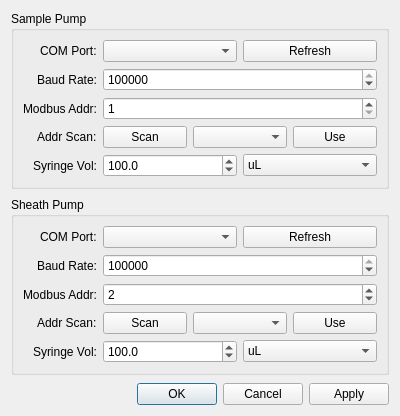
<?xml version="1.0" encoding="UTF-8"?>
<ui version="4.0">
 <class>SyringePumpSettingsDialog</class>
 <widget class="QDialog" name="SyringePumpSettingsDialog">
  <property name="geometry">
   <rect>
    <x>0</x>
    <y>0</y>
    <width>400</width>
    <height>320</height>
   </rect>
  </property>
  <property name="windowTitle">
   <string>Syringe Pump Settings</string>
  </property>
  <layout class="QVBoxLayout" name="mainLayout">
   <property name="spacing"><number>8</number></property>

   <!-- ===== Sample Pump ===== -->
   <item>
    <widget class="QGroupBox" name="sampleGroup">
     <property name="title"><string>Sample Pump</string></property>
     <layout class="QFormLayout" name="sampleForm">
      <property name="labelAlignment">
       <set>Qt::AlignRight|Qt::AlignTrailing|Qt::AlignVCenter</set>
      </property>
      <item row="0" column="0">
       <widget class="QLabel"><property name="text"><string>COM Port:</string></property></widget>
      </item>
      <item row="0" column="1">
       <layout class="QHBoxLayout">
        <item>
         <widget class="QComboBox" name="sampleComPortCombo">
          <property name="minimumContentsLength"><number>6</number></property>
         </widget>
        </item>
        <item>
         <widget class="QPushButton" name="sampleRefreshBtn">
          <property name="text"><string>Refresh</string></property>
         </widget>
        </item>
       </layout>
      </item>
      <item row="1" column="0">
       <widget class="QLabel"><property name="text"><string>Baud Rate:</string></property></widget>
      </item>
      <item row="1" column="1">
       <widget class="QSpinBox" name="sampleBaudRateSpinBox">
        <property name="minimum"><number>1200</number></property>
        <property name="maximum"><number>921600</number></property>
        <property name="value"><number>115200</number></property>
        <property name="singleStep"><number>1200</number></property>
       </widget>
      </item>
      <item row="2" column="0">
       <widget class="QLabel"><property name="text"><string>Modbus Addr:</string></property></widget>
      </item>
      <item row="2" column="1">
       <widget class="QSpinBox" name="sampleAddressSpinBox">
        <property name="minimum"><number>1</number></property>
        <property name="maximum"><number>247</number></property>
        <property name="value"><number>1</number></property>
       </widget>
      </item>
      <item row="3" column="0">
       <widget class="QLabel"><property name="text"><string>Addr Scan:</string></property></widget>
      </item>
      <item row="3" column="1">
       <layout class="QHBoxLayout">
        <item>
         <widget class="QPushButton" name="sampleScanAddrBtn">
          <property name="text"><string>Scan</string></property>
         </widget>
        </item>
        <item>
         <widget class="QComboBox" name="sampleScanResultCombo">
          <property name="minimumContentsLength"><number>8</number></property>
         </widget>
        </item>
        <item>
         <widget class="QPushButton" name="sampleApplyScanAddrBtn">
          <property name="text"><string>Use</string></property>
         </widget>
        </item>
       </layout>
      </item>
      <item row="4" column="0">
       <widget class="QLabel"><property name="text"><string>Syringe Vol:</string></property></widget>
      </item>
      <item row="4" column="1">
       <layout class="QHBoxLayout">
        <item>
         <widget class="QDoubleSpinBox" name="sampleSyringeVolSpinBox">
          <property name="minimum"><double>0.1</double></property>
          <property name="maximum"><double>9999</double></property>
          <property name="decimals"><number>1</number></property>
          <property name="value"><double>100</double></property>
         </widget>
        </item>
        <item>
         <widget class="QComboBox" name="sampleSyringeUnitCombo">
          <item><property name="text"><string>uL</string></property></item>
          <item><property name="text"><string>mL</string></property></item>
         </widget>
        </item>
       </layout>
      </item>
     </layout>
    </widget>
   </item>

   <!-- ===== Sheath Pump ===== -->
   <item>
    <widget class="QGroupBox" name="sheathGroup">
     <property name="title"><string>Sheath Pump</string></property>
     <layout class="QFormLayout" name="sheathForm">
      <property name="labelAlignment">
       <set>Qt::AlignRight|Qt::AlignTrailing|Qt::AlignVCenter</set>
      </property>
      <item row="0" column="0">
       <widget class="QLabel"><property name="text"><string>COM Port:</string></property></widget>
      </item>
      <item row="0" column="1">
       <layout class="QHBoxLayout">
        <item>
         <widget class="QComboBox" name="sheathComPortCombo">
          <property name="minimumContentsLength"><number>6</number></property>
         </widget>
        </item>
        <item>
         <widget class="QPushButton" name="sheathRefreshBtn">
          <property name="text"><string>Refresh</string></property>
         </widget>
        </item>
       </layout>
      </item>
      <item row="1" column="0">
       <widget class="QLabel"><property name="text"><string>Baud Rate:</string></property></widget>
      </item>
      <item row="1" column="1">
       <widget class="QSpinBox" name="sheathBaudRateSpinBox">
        <property name="minimum"><number>1200</number></property>
        <property name="maximum"><number>921600</number></property>
        <property name="value"><number>115200</number></property>
        <property name="singleStep"><number>1200</number></property>
       </widget>
      </item>
      <item row="2" column="0">
       <widget class="QLabel"><property name="text"><string>Modbus Addr:</string></property></widget>
      </item>
      <item row="2" column="1">
       <widget class="QSpinBox" name="sheathAddressSpinBox">
        <property name="minimum"><number>1</number></property>
        <property name="maximum"><number>247</number></property>
        <property name="value"><number>2</number></property>
       </widget>
      </item>
      <item row="3" column="0">
       <widget class="QLabel"><property name="text"><string>Addr Scan:</string></property></widget>
      </item>
      <item row="3" column="1">
       <layout class="QHBoxLayout">
        <item>
         <widget class="QPushButton" name="sheathScanAddrBtn">
          <property name="text"><string>Scan</string></property>
         </widget>
        </item>
        <item>
         <widget class="QComboBox" name="sheathScanResultCombo">
          <property name="minimumContentsLength"><number>8</number></property>
         </widget>
        </item>
        <item>
         <widget class="QPushButton" name="sheathApplyScanAddrBtn">
          <property name="text"><string>Use</string></property>
         </widget>
        </item>
       </layout>
      </item>
      <item row="4" column="0">
       <widget class="QLabel"><property name="text"><string>Syringe Vol:</string></property></widget>
      </item>
      <item row="4" column="1">
       <layout class="QHBoxLayout">
        <item>
         <widget class="QDoubleSpinBox" name="sheathSyringeVolSpinBox">
          <property name="minimum"><double>0.1</double></property>
          <property name="maximum"><double>9999</double></property>
          <property name="decimals"><number>1</number></property>
          <property name="value"><double>100</double></property>
         </widget>
        </item>
        <item>
         <widget class="QComboBox" name="sheathSyringeUnitCombo">
          <item><property name="text"><string>uL</string></property></item>
          <item><property name="text"><string>mL</string></property></item>
         </widget>
        </item>
       </layout>
      </item>
     </layout>
    </widget>
   </item>

   <!-- ===== Button Box ===== -->
   <item>
    <widget class="QDialogButtonBox" name="buttonBox">
     <property name="standardButtons">
      <set>QDialogButtonBox::Ok|QDialogButtonBox::Cancel|QDialogButtonBox::Apply</set>
     </property>
    </widget>
   </item>
  </layout>
 </widget>
 <resources/>
</ui>
